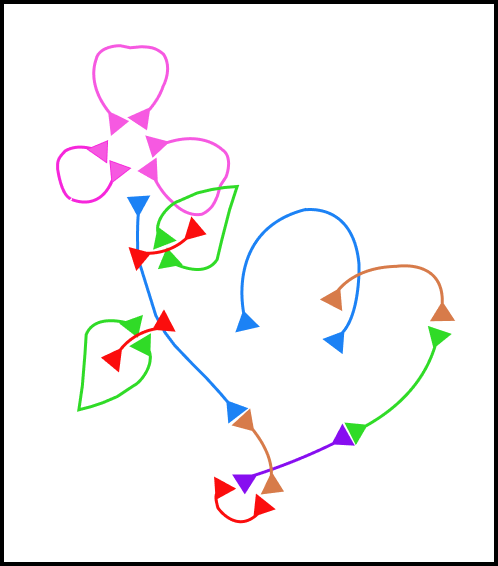
#> input picture Arrows_Level.png, 498 x 566 px, found by its file name
$ python dijkstra_trace.py
#> lines starting #> are read from the running program, lines starting #| are printed output that depends on the picture; after the words box and inside, x2 and y2 are one past the last pixel; in counts of white or black regions, pixels touching at a corner belong together
import numpy as np
from PIL import Image
import heapq

im = Image.open('Arrows_Level.png').convert('RGB')
arr = np.array(im)
h, w, _ = arr.shape
#> h = 566; w = 498

r, g, b = arr[:,:,0].astype(float), arr[:,:,1].astype(float), arr[:,:,2].astype(float)
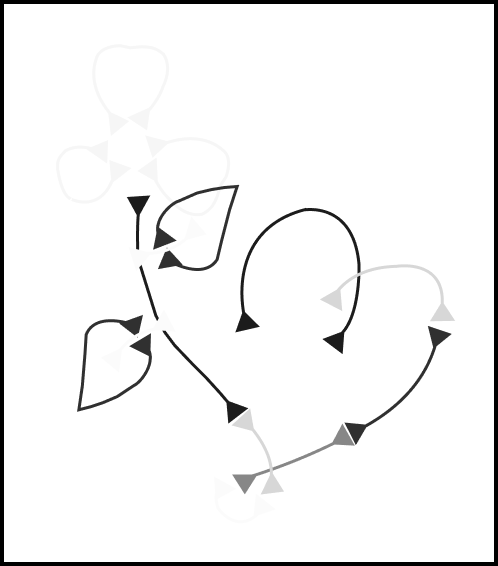
#> r: shape (566, 498) float64; min 0, max 255, mean 242.5
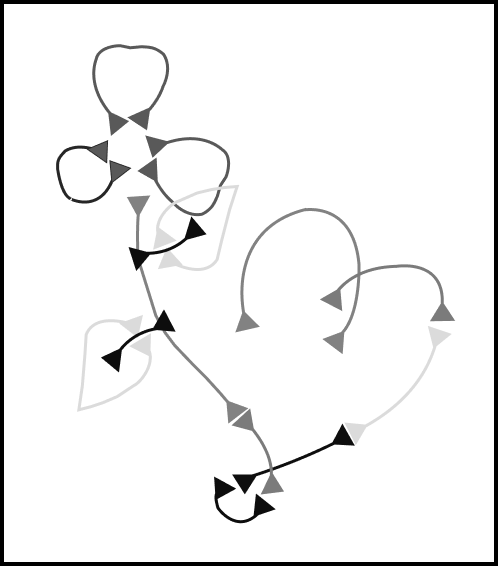
#> g: shape (566, 498) float64; min 0, max 255, mean 241
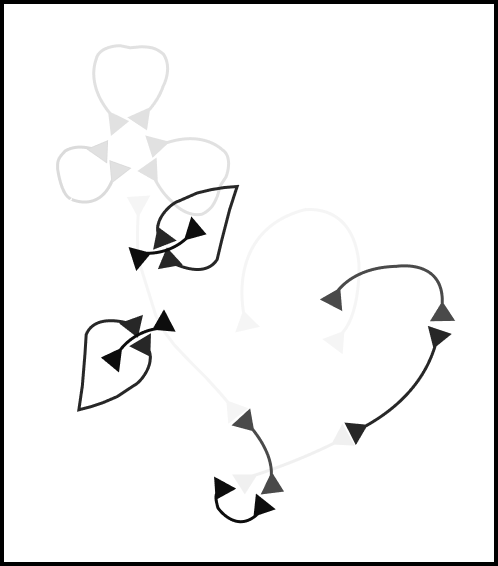
#> b: shape (566, 498) float64; min 0, max 255, mean 241.9
is_bg = (r > 200) & (g > 200) & (b > 200) & (np.abs(r - g) < 25) & (np.abs(g - b) < 25)
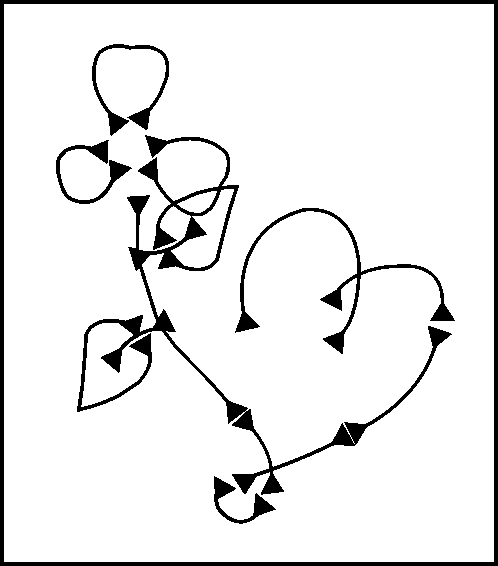
#> is_bg: shape (566, 498) bool; 91.9% white; 6 black regions, box (x1, y1, x2, y2) and area: (77, 135, 452, 495) 8846, (0, 0, 498, 566) 8448, (235, 208, 455, 354) 2526, (92, 44, 169, 136) 1236, (56, 140, 132, 204) 1056, (214, 476, 276, 524) 762

# [54 lines left out: function dijkstra_path, not called in this run]

print("Dijkstra tracer ready")
